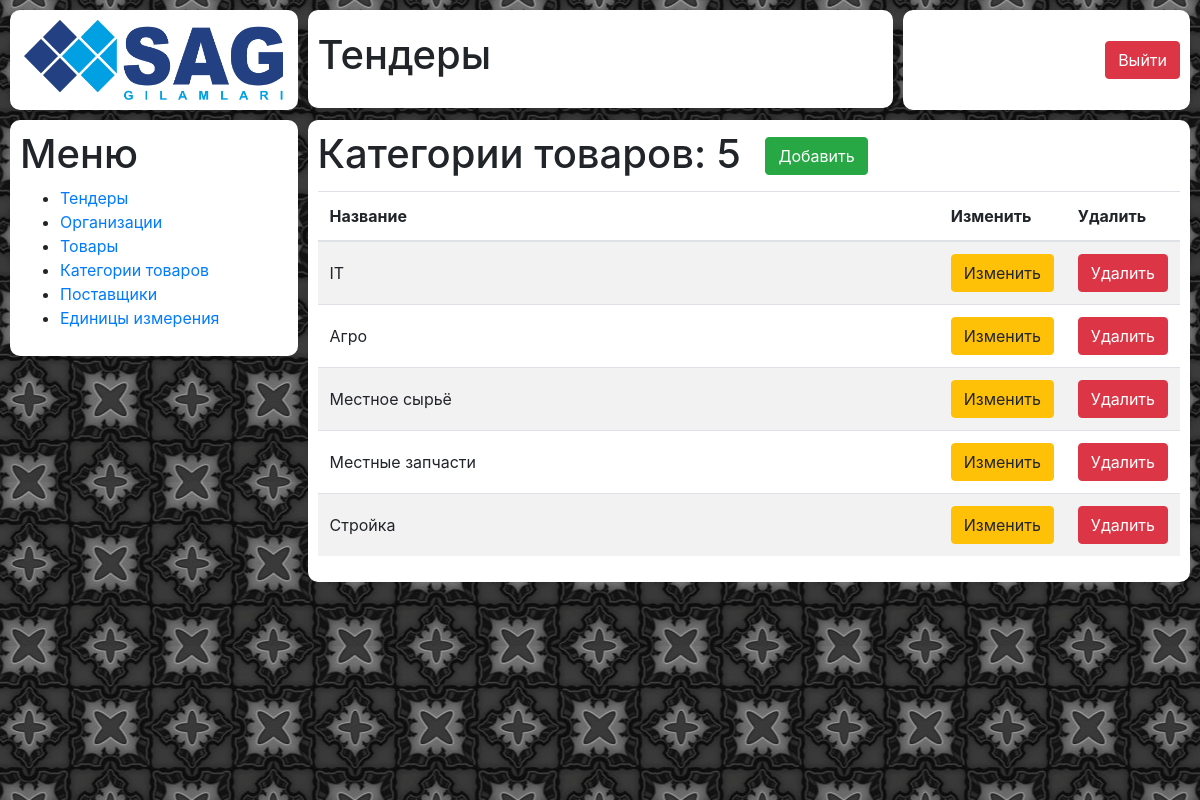
Page /tender/product-category/ on the committed database.
### tender/models.py (models this page shows)
class ProductCategory(models.Model):
    name = models.CharField(max_length=200)

### tender/views.py (the view)
# urls.py: path('product-category/', views.product_category_list),
def product_category_list(request):
    product_categories = ProductCategory.objects.all().order_by('name')
    context = {
        'product_categories': product_categories,
    }
    return render(request, 'tender/product_category_list.html', context)

### tender/templates/tender/product_category_list.html (shortened to what this page needs)
{% extends 'wrapper.html' %}
{% load static %}
{% block content %}
    <div class="row incidents">
        {% include 'blocks/logo.html' %}
        {% include 'blocks/title.html' %}
        {% include 'blocks/profile.html' %}
        {% include 'blocks/tender/tender_menu.html' %}
        {% include 'blocks/tender/product_category_list.html' %}
    </div>
{% endblock %}

### tender/templates/blocks/tender/product_category_list.html (shortened to what this page needs)
{% load static %}
<div class="col-xl-9 block__wrapper tenders-dashboard">
    <div class="block tenders-dashboard__wrapper">
        <h1 class="tenders-dashboard__title">Категории товаров: {{ product_categories.count }}</h1>
        <a href="add" class="btn btn-success tenders-dashboard__new-tender">Добавить</a>
        <table class="table table-striped">
            <thead>
            <tr>
                <th scope="col">Название</th>
                <th scope="col" class="tenders-dashboard__buttoncell">Изменить</th>
                <th scope="col" class="tenders-dashboard__buttoncell">Удалить</th>
            </tr>
            </thead>
            <tbody>
            {% if product_categories %}
                {% for product_category in product_categories %}
                    <tr>
                        <td class="my-incidents__cell">{{ product_category.name }}</td>
                        <td><a href="{{ product_category.id }}/edit" class="btn btn-warning">Изменить</a></td>
                        <td><a href="#" class="open-modal_modal btn btn-danger" data-modal_modal="#del_{{ product_category.id }}">Удалить</a></td>
                    </tr>
                {% endfor %}
            {% else %}
                <tr>
                    <td colspan="5">Нет данных</td>
                </tr>
            {% endif %}
            </tbody>
        </table>
    </div>
</div>

### mainapp/static/css/style.css (style rules this page uses)
.incidents { padding-left: 10px; }
.my-incidents__cell { vertical-align: middle !important; }
.tenders-dashboard__wrapper { padding: 10px; }
.tenders-dashboard__title { display: inline-block; }
.tenders-dashboard__new-tender { display: inline-block; margin: 0 0 16px 20px; }
.tenders-dashboard__buttoncell { width: 100px; }
.block { background: #FFFFFF; margin: 10px 10px 0 0; border-radius: 10px; }
.block__wrapper { padding: 0; }

### rows in the picture
ProductCategory: name "IT"
ProductCategory: name "Агро"
ProductCategory: name "Местное сырьё"
ProductCategory: name "Местные запчасти"
ProductCategory: name "Стройка"

### other values in the picture
{{ product_categories.count }} "5"
